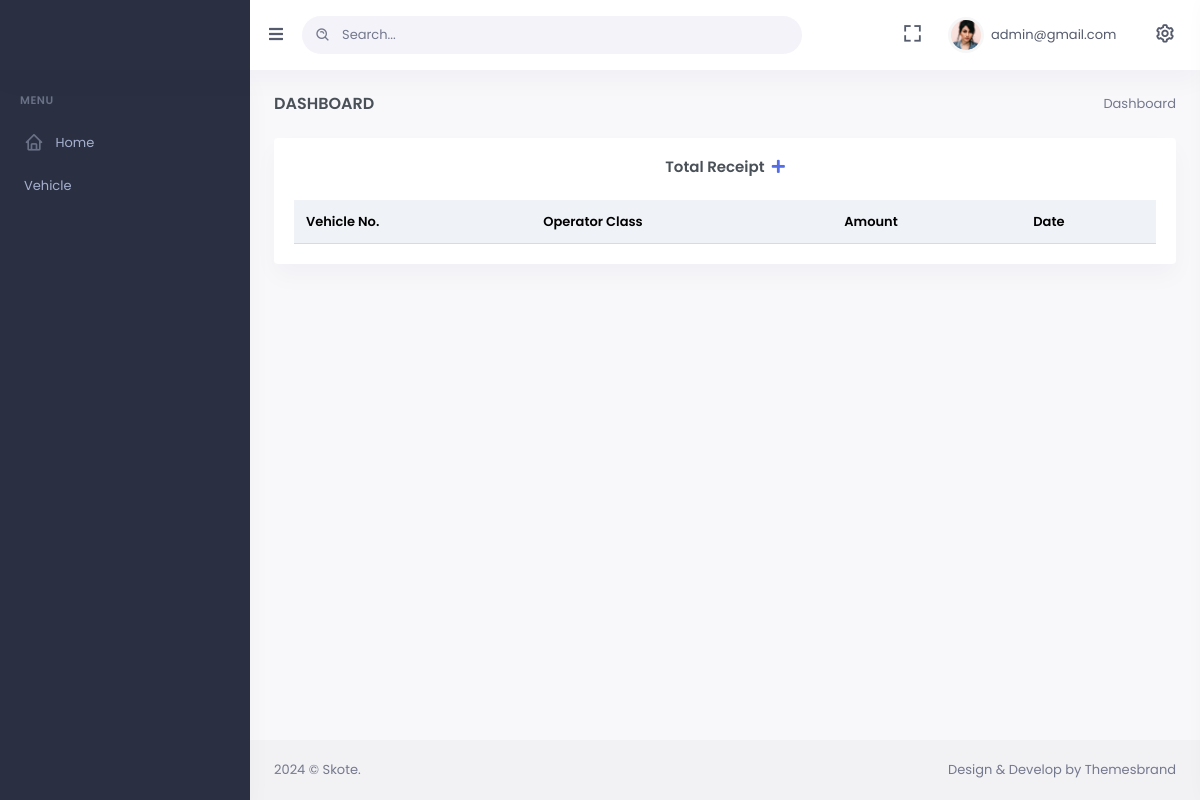
Page /admin-home/ (signed in) on the earlier database version.
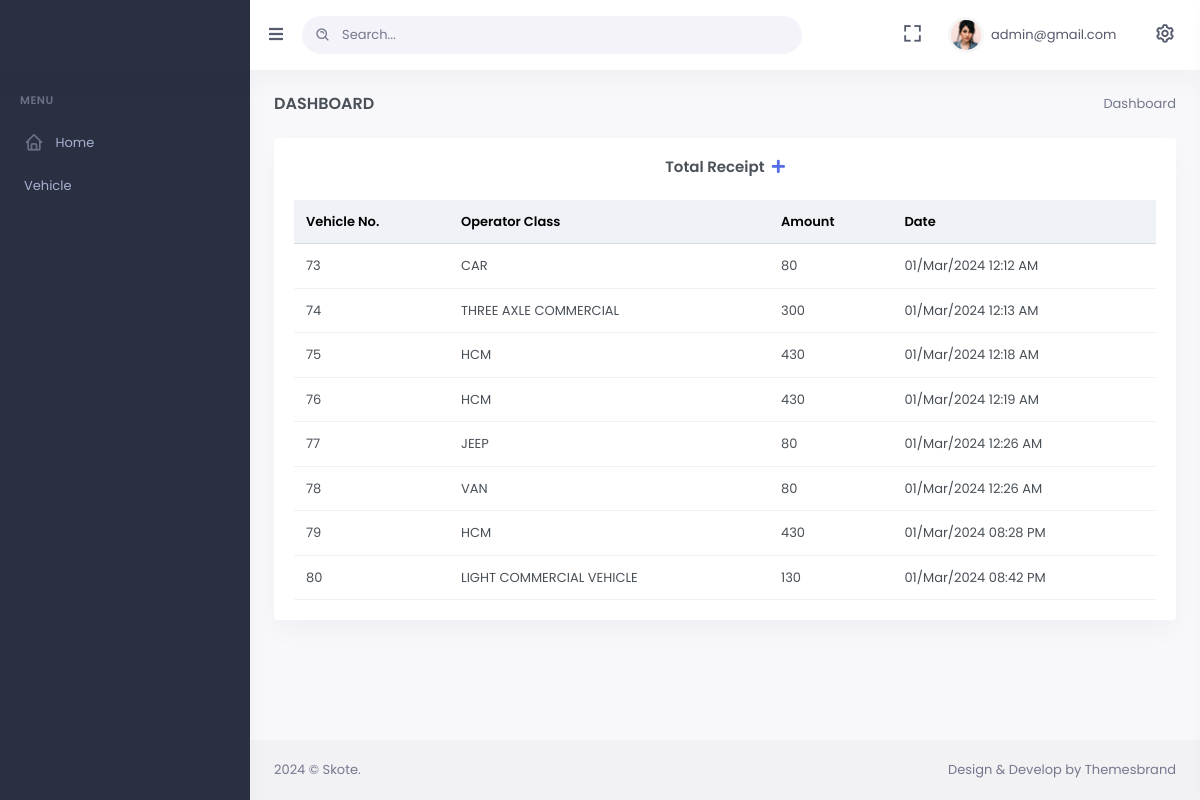
Same page on the later database version.
### mainApp/models.py (models this page shows)
class Receipt(models.Model):
    id=models.AutoField(primary_key=True)
    operator_class=models.CharField(max_length=100,default="",null=True,blank=True)
    vehicle_number=models.CharField(max_length=100,default="",null=True,blank=True)
    amount=models.CharField(max_length=100,default="",null=True,blank=True)
    date=models.CharField(max_length=100,default="",null=True,blank=True)
    shift_name=models.CharField(max_length=10,default=1,null=True,blank=True)
    branch_email=models.EmailField(default=1,null=True,blank=True)
    employee_email=models.EmailField(default=1,null=True,blank=True)

### mainApp/views.py (the view)
# urls.py: path('admin-home/',views.admin_home),
@login_required(login_url='/login/')
def admin_home(Request):
    if not Request.user.is_superuser:
        return HttpResponseForbidden("You don't have permission to access this page.")
    else:
        tt = Decimal(0)
        shift_totals = {'1': Decimal(0), '2': Decimal(0), '3': Decimal(0)}
        data = Receipt.objects.all().order_by('id').reverse()
        current_datetime_utc = datetime.utcnow().replace(tzinfo=pytz.utc)
        indian_timezone = pytz.timezone('Asia/Kolkata')
        current_datetime_ist = current_datetime_utc.astimezone(indian_timezone)
        formatted_date = current_datetime_ist.strftime("%d/%b/%Y")
        t = Receipt.objects.filter(date__startswith=formatted_date)
        for i in t:
            tt += Decimal(i.amount)
            shift_totals[i.shift_name] = shift_totals.get(i.shift_name, Decimal(0)) + Decimal(i.amount)
        s1 = shift_totals.get('01', Decimal(0))
        s2 = shift_totals.get('02', Decimal(0))
        s3 = shift_totals.get('03', Decimal(0))
        return render(Request,'admin-index.html',{'data':t,'tt':tt,'s1':s1,'s2':s2,'s3':s3})

### mainApp/templates/admin-index.html (shortened to what this page needs)
{% load static %}
<!doctype html>
<html lang="en">
<head>
    <link rel="stylesheet" href="https://cdnjs.cloudflare.com/ajax/libs/font-awesome/4.7.0/css/font-awesome.min.css">
    <link href="{%static 'admin-assets/css/bootstrap.min.css'%}" rel="stylesheet" type="text/css" />
    <link href="{%static 'admin-assets/css/icons.min.css'%}" rel="stylesheet" type="text/css" />
    <link href="{%static 'admin-assets/css/app.min.css'%}" rel="stylesheet" type="text/css" />
</head>
<body data-sidebar="dark" data-layout-mode="light">
    <div id="layout-wrapper">
        <header id="page-topbar">
            <div class="navbar-header">
                <div class="d-flex">
                    <div class="navbar-brand-box">
                        <a href="/admin-home" class="logo logo-light">
                        </a>
                    </div>
                    <button type="button" class="btn btn-sm px-3 font-size-16 header-item waves-effect"
                        id="vertical-menu-btn">
                        <i class="fa fa-fw fa-bars"></i>
                    </button>
                    <form class="app-search d-none d-lg-block ">
                        <div class="position-relative ">
                            <input type="text" class="form-control" placeholder="Search...">
                            <span class="bx bx-search-alt"></span>
                        </div>
                    </form>
                </div>
                <div class="d-flex">
                    <div class="dropdown d-none d-lg-inline-block ms-1">
                        <button type="button" class="btn header-item noti-icon waves-effect"
                            data-bs-toggle="fullscreen">
                            <i class="bx bx-fullscreen"></i>
                        </button>
                    </div>
                    <div class="dropdown d-inline-block">
                        <button type="button" class="btn header-item waves-effect" id="page-header-user-dropdown"
                            data-bs-toggle="dropdown" aria-haspopup="true" aria-expanded="false">
                            <img class="rounded-circle header-profile-user"
                                src="{%static 'admin-assets/images/users/avatar-1.jpg'%}" alt="Header Avatar">
                            <span class="d-none d-xl-inline-block ms-1" key="t-henry">{{request.user.username}}</span>
                            <i class="mdi mdi-chevron-down d-none d-xl-inline-block"></i>
                        </button>
                    </div>
                    <div class="dropdown d-inline-block">
                        <button type="button" class="btn header-item noti-icon right-bar-toggle waves-effect">
                            <i class="bx bx-cog bx-spin"></i>
                        </button>
                    </div>
                </div>
            </div>
        </header>
        <div class="vertical-menu">
            <div data-simplebar class="h-100">
                <div id="sidebar-menu">
                    <ul class="metismenu list-unstyled" id="side-menu">
                        <li class="menu-title" key="t-menu">Menu</li>
                        <li>
                            <a href="/admin-home">
                                <i class="bx bx-home"></i>
                                Home
                            </a>
                        </li>
                        <li><a href="/vehicle">Vehicle</a></li>
                    </ul>
                </div>
            </div>
        </div>
        <div class="main-content">
            <div class="page-content">
                <div class="container-fluid">
                    <div class="row">
                        <div class="col-12">
                            <div class="page-title-box d-sm-flex align-items-center justify-content-between">
                                <h4 class="mb-sm-0 font-size-18">Dashboard</h4>
                                <div class="page-title-right">
                                    <ol class="breadcrumb m-0">
                                        <li class="breadcrumb-item active">Dashboard</li>
                                    </ol>
                                </div>
                            </div>
                        </div>
                    </div>
                    {%block body%}
                    <div class="row">
                        <div class="col-lg-12">
                            <div class="card">
                                <div class="card-body">
                                    <h4 class="card-title mb-4 text-center">Total Receipt<span><a href="/add-receipt"> &nbsp;<i class="fa fa-plus" aria-hidden="true"></i></a>
                                    </span></h4>
                                    <div class="table-responsive">
                                        <table class="table align-middle table-nowrap mb-0">
                                            <thead class="table-light">
                                                <tr>
                                                    <th class="align-middle">Vehicle No.</th>
                                                    <th class="align-middle">Operator Class</th>
                                                    <th class="align-middle">Amount</th>
                                                    <th class="align-middle">Date</th>
                                                </tr>
                                            </thead>
                                            <tbody>
                                                {%for item in data%}
                                                <tr>
                                                    <td>
                                                        {{item.id}}</td>
                                                    <td>
                                                        {{item.operator_class}}
                                                    </td>
                                                    <td>
                                                        {{item.amount}}</td>
                                                    <td>
                                                        {{item.date}}
                                                    </td>
                                                </tr>
                                                {%endfor%}
                                            </tbody>
                                        </table>
                                    </div>
                                </div>
                            </div>
                        </div>
                    </div>
                </div>
            </div>                </div>
            </div>
            {%endblock%}
            <footer class="footer">
                <div class="container-fluid">
                    <div class="row">
                        <div class="col-sm-6">
                            <script>document.write(new Date().getFullYear())</script> © Skote.
                        </div>
                        <div class="col-sm-6">
                            <div class="text-sm-end d-none d-sm-block">
                                Design & Develop by Themesbrand
                            </div>
                        </div>
                    </div>
                </div>
            </footer>
</body>
</html>

Differences in the rows shown:
added Receipt: id "73", operator_class "CAR", amount "80", date "01/Mar/2024 12:12 AM"
added Receipt: id "74", operator_class "THREE AXLE COMMERCIAL", amount "300", date "01/Mar/2024 12:13 AM"
added Receipt: id "75", operator_class "HCM", amount "430", date "01/Mar/2024 12:18 AM"
added Receipt: id "76", operator_class "HCM", amount "430", date "01/Mar/2024 12:19 AM"
added Receipt: id "77", operator_class "JEEP", amount "80", date "01/Mar/2024 12:26 AM"
added Receipt: id "78", operator_class "VAN", amount "80", date "01/Mar/2024 12:26 AM"
added Receipt: id "79", operator_class "HCM", amount "430", date "01/Mar/2024 08:28 PM"
added Receipt: id "80", operator_class "LIGHT COMMERCIAL VEHICLE", amount "130", date "01/Mar/2024 08:42 PM"
